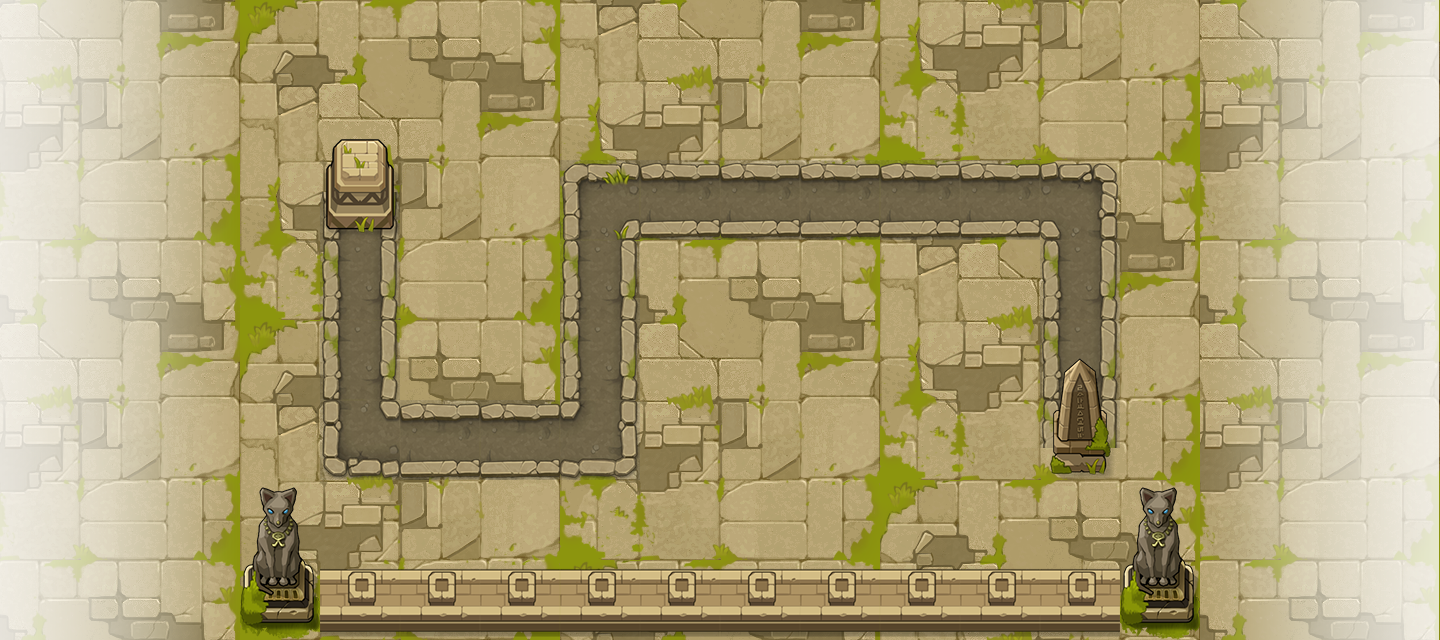

This is a level from a 2D game, rendered from its Tiled map with the project's own tilesets. A one-line summary and the map file follow, with tile-layer data summarised:
An orthogonal 18x8 tile map with 80x80 px tiles, 3 tile layers (background, road, object) and 12 objects (P0, P1, P2, P3, P4, ...).

<map version="1.0" tiledversion="1.0.3" orientation="orthogonal" renderorder="right-down" width="18" height="8" tilewidth="80" tileheight="80" nextobjectid="14">
 <tileset firstgid="1" source="huangye.tsx" />
 <layer name="background" width="18" height="8">
  <data>[144 cells, 144 non-empty, 16 distinct tile ids]</data>
 </layer>
 <layer name="road" width="18" height="8">
  <data>[144 cells, 19 non-empty, 8 distinct tile ids]</data>
 </layer>
 <layer name="object" width="18" height="8">
  <data>[144 cells, 66 non-empty, 13 distinct tile ids]</data>
 </layer>
 <objectgroup name="path" visible="0">
  <object id="2" name="P0" x="360" y="240" />
  <object id="3" name="P1" x="360" y="440" />
  <object id="4" name="P2" x="600" y="440" />
  <object id="5" name="P3" x="600" y="200" />
  <object id="6" name="P4" x="1080" y="200" />
  <object id="7" name="P5" x="1080" y="350" />
  <object id="8" name="O0" x="240" y="80" width="80" height="400" />
  <object id="9" name="O1" x="400" y="80" width="160" height="320" />
  <object id="10" name="O2" x="560" y="80" width="560" height="80" />
  <object id="11" name="O3" x="640" y="240" width="400" height="240" />
  <object id="12" name="O4" x="1120" y="80" width="80" height="400" />
  <object id="13" name="O5" x="320" y="480" width="800" height="80" />
 </objectgroup>
</map>
